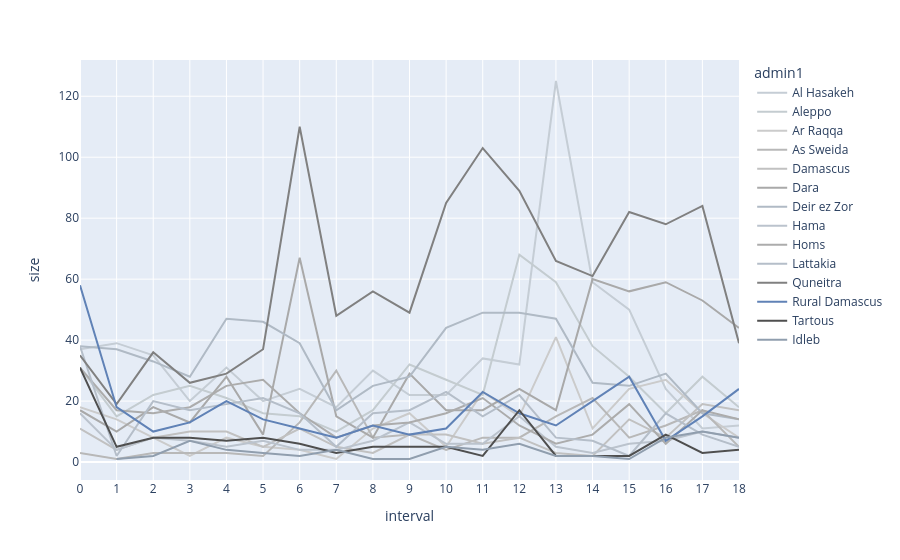

Notebook cell for this chart:
### Markdown cell above
Sub-section: Line charts representing events occurrence per governorate since the regime collapse

### Code cell
df_sd = (
    dataset
    .query("event_type == 'Strategic developments'")
    .groupby(['interval', 'admin1'], as_index=False)['sub_event_type']
    .size()
)

df_sd = pd.merge(df_sd, dataset_dates, on='interval')

df_sd

line_sd = px.line(
    df_sd, 
    x="interval", 
    y="size", 
    color='admin1',
    color_discrete_map=color_map_grey(geo_admin1)
)

line_sd.update_xaxes(dtick=1)

line_sd

### Figure 1 — Plotly figure (JSON) as saved in the notebook; plotly's stock layout.template omitted (floating-point values rounded to 4 significant figures)
{"data": [{"hovertemplate": "admin1=Al Hasakeh<br>interval=%{x}<br>size=%{y}<extra></extra>", "legendgroup": "Al Hasakeh", "line": {"color": "#C5CDD5", "dash": "solid"}, "marker": {"symbol": "circle"}, "mode": "lines", "name": "Al Hasakeh", "orientation": "v", "showlegend": true, "type": "scatter", "x": [0, 1, 2, 3, 4, 5, 6, 7, 8, 9, 10, 11, 12, 13, 14, 15, 16, 17, 18], "xaxis": "x", "y": [37, 39, 35, 20, 31, 20, 24, 18, 30, 22, 22, 34, 32, 125, 59, 50, 24, 11, 12], "yaxis": "y"}, {"hovertemplate": "admin1=Aleppo<br>interval=%{x}<br>size=%{y}<extra></extra>", "legendgroup": "Aleppo", "line": {"color": "#C4CCD0", "dash": "solid"}, "marker": {"symbol": "circle"}, "mode": "lines", "name": "Aleppo", "orientation": "v", "showlegend": true, "type": "scatter", "x": [0, 1, 2, 3, 4, 5, 6, 7, 8, 9, 10, 11, 12, 13, 14, 15, 16, 17, 18], "xaxis": "x", "y": [31, 15, 22, 25, 21, 16, 15, 10, 17, 32, 27, 22, 68, 59, 38, 28, 16, 28, 18], "yaxis": "y"}, {"hovertemplate": "admin1=Ar Raqqa<br>interval=%{x}<br>size=%{y}<extra></extra>", "legendgroup": "Ar Raqqa", "line": {"color": "#CBCBCB", "dash": "solid"}, "marker": {"symbol": "circle"}, "mode": "lines", "name": "Ar Raqqa", "orientation": "v", "showlegend": true, "type": "scatter", "x": [0, 1, 3, 4, 5, 6, 7, 8, 9, 10, 11, 12, 13, 14, 15, 16, 17, 18], "xaxis": "x", "y": [18, 14, 2, 8, 5, 4, 1, 11, 16, 5, 23, 15, 41, 11, 24, 27, 16, 8], "yaxis": "y"}, {"hovertemplate": "admin1=As Sweida<br>interval=%{x}<br>size=%{y}<extra></extra>", "legendgroup": "As Sweida", "line": {"color": "#B8B8B8", "dash": "solid"}, "marker": {"symbol": "circle"}, "mode": "lines", "name": "As Sweida", "orientation": "v", "showlegend": true, "type": "scatter", "x": [0, 1, 2, 3, 4, 5, 6, 7, 8, 9, 10, 11, 12, 13, 14, 15, 16, 17, 18], "xaxis": "x", "y": [3, 1, 3, 3, 3, 2, 13, 30, 8, 9, 4, 8, 8, 15, 21, 8, 12, 17, 5], "yaxis": "y"}, {"hovertemplate": "admin1=Damascus<br>interval=%{x}<br>size=%{y}<extra></extra>", "legendgroup": "Damascus", "line": {"color": "#C1C1C1", "dash": "solid"}, "marker": {"symbol": "circle"}, "mode": "lines", "name": "Damascus", "orientation": "v", "showlegend": true, "type": "scatter", "x": [0, 1, 2, 3, 4, 5, 6, 7, 8, 9, 10, 11, 12, 13, 14, 15, 16, 17, 18], "xaxis": "x", "y": [11, 4, 8, 10, 10, 5, 11, 5, 3, 9, 9, 6, 8, 3, 2, 14, 8, 19, 17], "yaxis": "y"}, {"hovertemplate": "admin1=Dara<br>interval=%{x}<br>size=%{y}<extra></extra>", "legendgroup": "Dara", "line": {"color": "#A9A9A9", "dash": "solid"}, "marker": {"symbol": "circle"}, "mode": "lines", "name": "Dara", "orientation": "v", "showlegend": true, "type": "scatter", "x": [0, 1, 2, 3, 4, 5, 6, 7, 8, 9, 10, 11, 12, 13, 14, 15, 16, 17, 18], "xaxis": "x", "y": [17, 10, 18, 13, 28, 9, 67, 15, 8, 29, 17, 17, 24, 17, 60, 56, 59, 53, 44], "yaxis": "y"}, {"hovertemplate": "admin1=Deir ez Zor<br>interval=%{x}<br>size=%{y}<extra></extra>", "legendgroup": "Deir ez Zor", "line": {"color": "#B0BAC5", "dash": "solid"}, "marker": {"symbol": "circle"}, "mode": "lines", "name": "Deir ez Zor", "orientation": "v", "showlegend": true, "type": "scatter", "x": [0, 1, 2, 3, 4, 5, 6, 7, 8, 9, 10, 11, 12, 13, 14, 15, 16, 17, 18], "xaxis": "x", "y": [38, 37, 33, 28, 47, 46, 39, 17, 25, 28, 44, 49, 49, 47, 26, 25, 29, 16, 14], "yaxis": "y"}, {"hovertemplate": "admin1=Hama<br>interval=%{x}<br>size=%{y}<extra></extra>", "legendgroup": "Hama", "line": {"color": "#BBC3CD", "dash": "solid"}, "marker": {"symbol": "circle"}, "mode": "lines", "name": "Hama", "orientation": "v", "showlegend": true, "type": "scatter", "x": [0, 1, 2, 3, 4, 5, 6, 7, 8, 9, 10, 11, 12, 13, 14, 15, 16, 17, 18], "xaxis": "x", "y": [16, 4, 8, 7, 5, 7, 4, 4, 7, 13, 6, 6, 15, 5, 3, 6, 7, 10, 8], "yaxis": "y"}, {"hovertemplate": "admin1=Homs<br>interval=%{x}<br>size=%{y}<extra></extra>", "legendgroup": "Homs", "line": {"color": "#ACACAC", "dash": "solid"}, "marker": {"symbol": "circle"}, "mode": "lines", "name": "Homs", "orientation": "v", "showlegend": true, "type": "scatter", "x": [0, 1, 2, 3, 4, 5, 6, 7, 8, 9, 10, 11, 12, 13, 14, 15, 16, 17, 18], "xaxis": "x", "y": [31, 17, 16, 18, 25, 27, 16, 8, 12, 13, 16, 21, 12, 6, 9, 19, 6, 17, 14], "yaxis": "y"}, {"hovertemplate": "admin1=Lattakia<br>interval=%{x}<br>size=%{y}<extra></extra>", "legendgroup": "Lattakia", "line": {"color": "#B5BEC9", "dash": "solid"}, "marker": {"symbol": "circle"}, "mode": "lines", "name": "Lattakia", "orientation": "v", "showlegend": true, "type": "scatter", "x": [0, 1, 2, 3, 4, 5, 6, 7, 8, 9, 10, 11, 12, 13, 14, 15, 16, 17, 18], "xaxis": "x", "y": [38, 2, 20, 17, 19, 21, 16, 5, 16, 17, 23, 15, 22, 8, 7, 2, 16, 9, 5], "yaxis": "y"}, {"hovertemplate": "admin1=Quneitra<br>interval=%{x}<br>size=%{y}<extra></extra>", "legendgroup": "Quneitra", "line": {"color": "#808080", "dash": "solid"}, "marker": {"symbol": "circle"}, "mode": "lines", "name": "Quneitra", "orientation": "v", "showlegend": true, "type": "scatter", "x": [0, 1, 2, 3, 4, 5, 6, 7, 8, 9, 10, 11, 12, 13, 14, 15, 16, 17, 18], "xaxis": "x", "y": [35, 19, 36, 26, 29, 37, 110, 48, 56, 49, 85, 103, 89, 66, 61, 82, 78, 84, 39], "yaxis": "y"}, {"hovertemplate": "admin1=Rural Damascus<br>interval=%{x}<br>size=%{y}<extra></extra>", "legendgroup": "Rural Damascus", "line": {"color": "#6082B6", "dash": "solid"}, "marker": {"symbol": "circle"}, "mode": "lines", "name": "Rural Damascus", "orientation": "v", "showlegend": true, "type": "scatter", "x": [0, 1, 2, 3, 4, 5, 6, 7, 8, 9, 10, 11, 12, 13, 14, 15, 16, 17, 18], "xaxis": "x", "y": [58, 18, 10, 13, 20, 14, 11, 8, 12, 9, 11, 23, 16, 12, 20, 28, 7, 15, 24], "yaxis": "y"}, {"hovertemplate": "admin1=Tartous<br>interval=%{x}<br>size=%{y}<extra></extra>", "legendgroup": "Tartous", "line": {"color": "#4F4F4F", "dash": "solid"}, "marker": {"symbol": "circle"}, "mode": "lines", "name": "Tartous", "orientation": "v", "showlegend": true, "type": "scatter", "x": [0, 1, 2, 3, 4, 5, 6, 7, 8, 9, 10, 11, 12, 13, 14, 15, 16, 17, 18], "xaxis": "x", "y": [31, 5, 8, 8, 7, 8, 6, 3, 5, 5, 5, 2, 17, 2, 2, 2, 9, 3, 4], "yaxis": "y"}, {"hovertemplate": "admin1=Idleb<br>interval=%{x}<br>size=%{y}<extra></extra>", "legendgroup": "Idleb", "line": {"color": "#909EAE", "dash": "solid"}, "marker": {"symbol": "circle"}, "mode": "lines", "name": "Idleb", "orientation": "v", "showlegend": true, "type": "scatter", "x": [1, 2, 3, 4, 5, 6, 7, 8, 9, 10, 11, 12, 13, 14, 15, 16, 17, 18], "xaxis": "x", "y": [1, 2, 7, 4, 3, 2, 4, 1, 1, 5, 4, 6, 2, 2, 1, 8, 10, 8], "yaxis": "y"}], "layout": {"legend": {"title": {"text": "admin1"}, "tracegroupgap": 0}, "margin": {"t": 60}, "xaxis": {"anchor": "y", "domain": [0, 1], "dtick": 1, "title": {"text": "interval"}}, "yaxis": {"anchor": "x", "domain": [0, 1], "title": {"text": "size"}}}}
